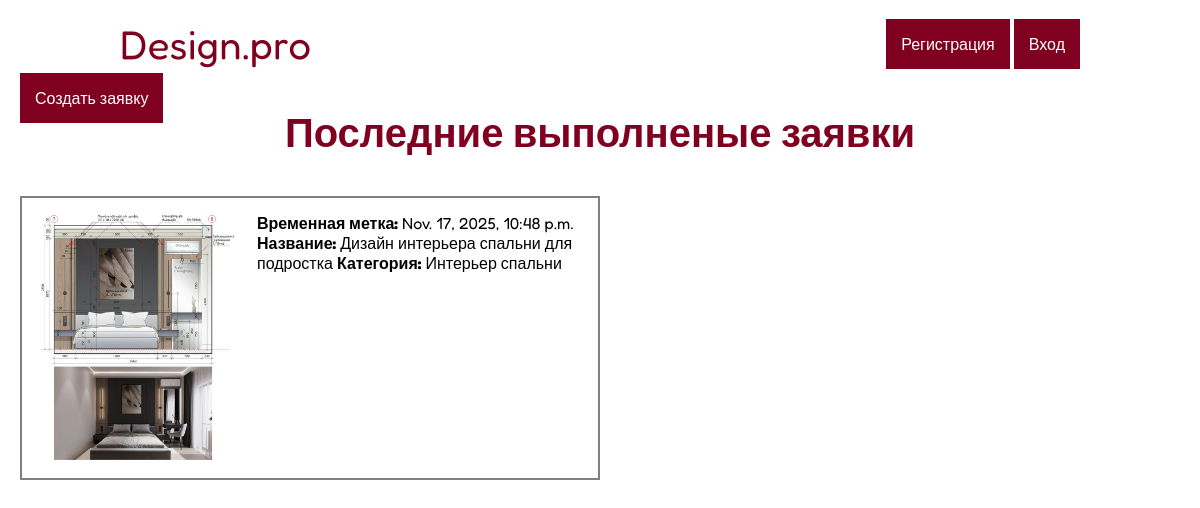
Page /catalog/ on the committed database.
### catalog/models.py (models this page shows, shortened)
class Application(models.Model):
    STATUS_CHOICES = [
        ('new', 'Новая'),
        ('in_progress', 'Принято в работу'),
        ('completed', 'Выполнено'),
    ]
    title = models.CharField(verbose_name="Название",max_length=200)
    description = models.TextField()
    category = models.ForeignKey(Category, on_delete=models.SET_NULL, null=True)
    image = models.ImageField(upload_to='applications/', max_length=2048)
    status = models.CharField(choices=STATUS_CHOICES, default='new', max_length=20)
    created_at = models.DateTimeField(auto_now_add=True)
    user = models.ForeignKey(User, on_delete=models.CASCADE)

class Category(models.Model):
    name = models.CharField(max_length=200, help_text="Выберите категорию")
    def __str__(self):
        return self.name

### catalog/views.py (the view)
# urls.py: path('', views.index.as_view(), name='index'),
class index(generic.ListView):
    model = Application
    template_name = 'index.html'
    context_object_name = 'completed_applications'
    def index(request):
        return Application.objects.filter(status='completed').order_by('-created_at')[:4]

### catalog/templates/index.html (shortened to what this page needs)
{% extends 'base.html' %}
{% block content %}
    <section class="completed">
        <h2 class="completed_title title">Последние выполненые заявки</h2>
        <div class="completed_list">
            {% for application in completed_applications %}
                <article class="completed__card">
                    <img src="{{ application.image.url }}" alt="{{ application.title }}">
                    <div class="completed_content">
                        <span class="completed_item"><strong>Временная метка:</strong> {{ application.created_at }}</span>
                        <span class="completed_item"><strong>Название:</strong> {{ application.title }}</span>
                        <span class="completed_item"><strong>Категория:</strong> {{ application.category }}</span>
                    </div>
                </article>
            {% empty %}
                <h3>Нет выполненных заявок для отображения.</h3>
            {% endfor %}
        </div>
    </section>
{% endblock %}

### catalog/static/css/style.css (style rules this page uses)
* { margin: 0; padding: 0; box-sizing: border-box; }
body { font-family: "Fredoka", sans-serif; }
section { margin-bottom: 50px; }
.title { text-align: center; color: #800020; margin-bottom: 40px; font-size: 40px; }
.completed__card { padding: 15px; width: 100%; max-width: 50%; display: flex; gap: 20px; border: 2px solid gray; }
img { width: 200px; }

### rows in the picture
Application: image (picture), created_at "Nov. 17, 2025, 10:48 p.m.", title "Дизайн интерьера спальни для подростка", category "Интерьер спальни"
